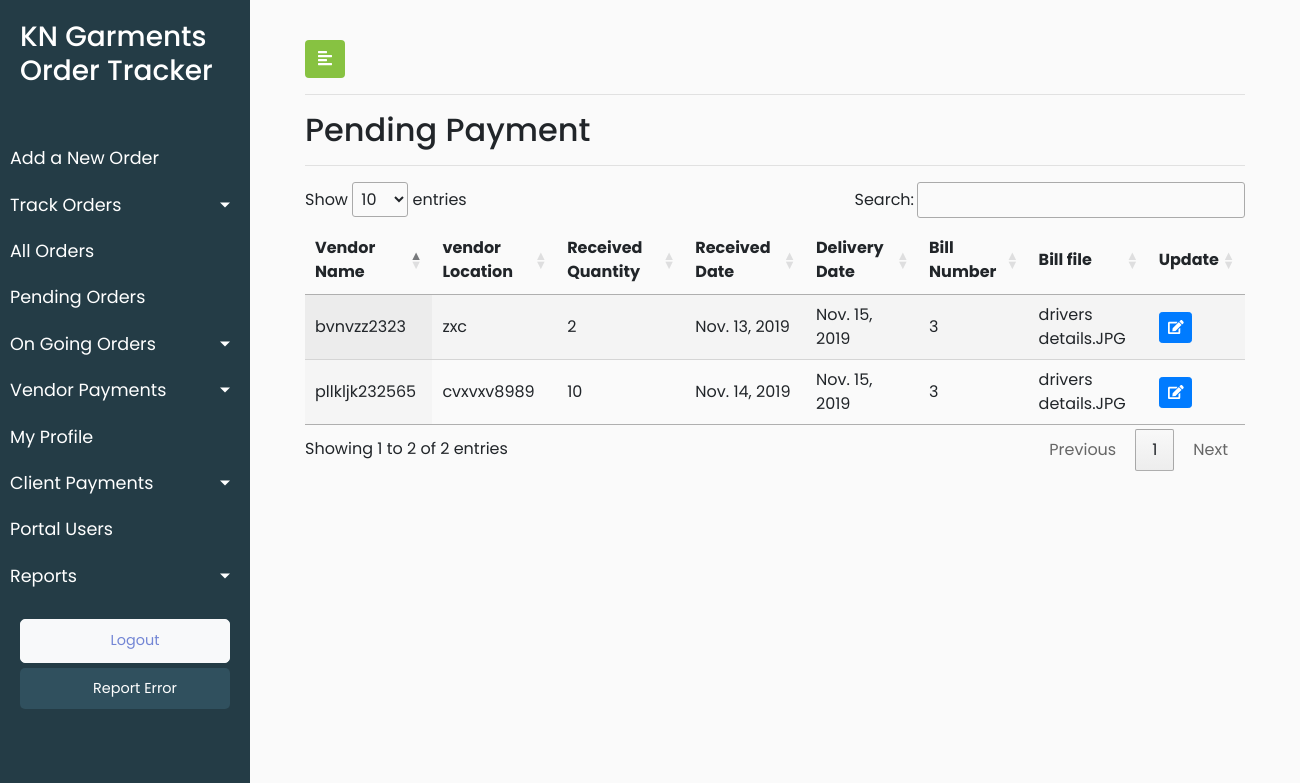
The app's page /payment_pending/ (signed in), older data.
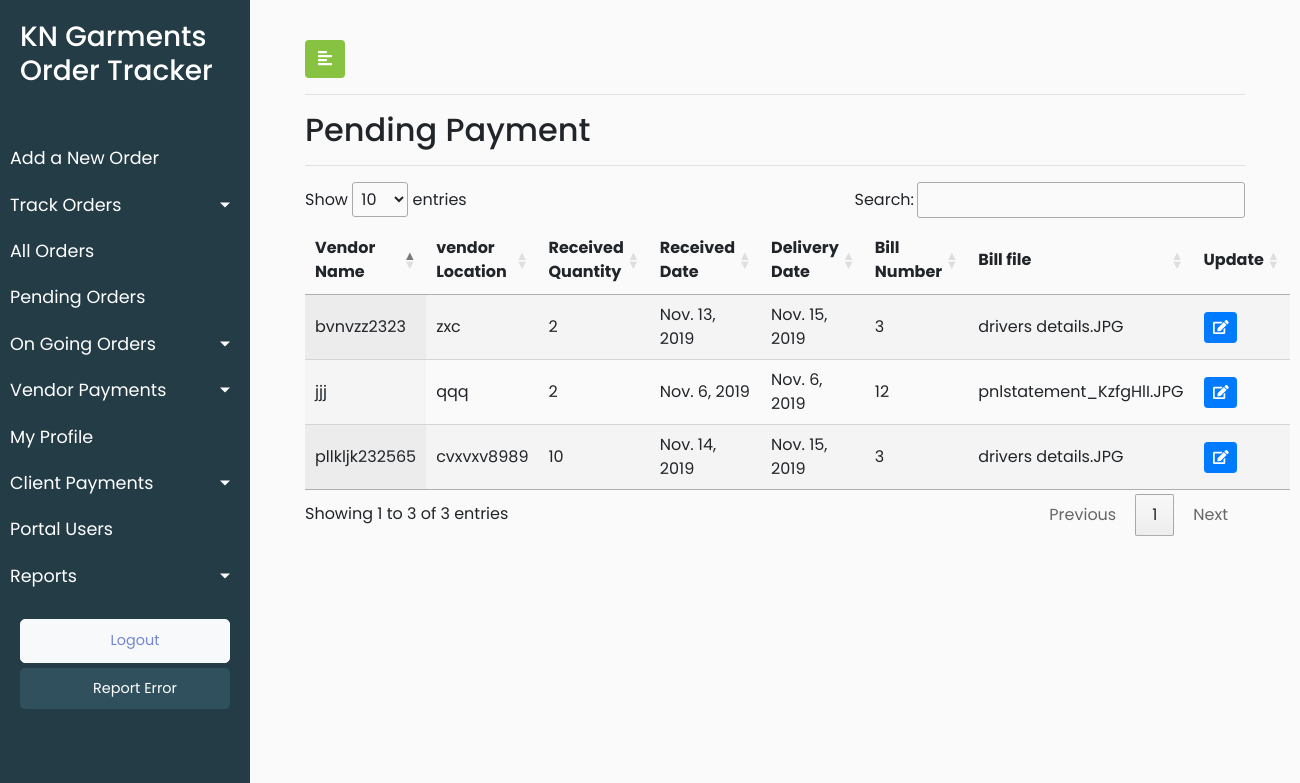
The same page, newer data.
### KNGarment_Order_TrackPro_App/models.py (models this page shows, shortened)
class Process(models.Model):
    Paid = 1
    Pending = 2
    PAYMENT_STATUS=((Paid,'Paid'), (Pending,'Pending'))
    process_vendor_name = models.CharField(max_length=920,blank=True)
    process_vendor_location = models.CharField(max_length=920,blank=True)
    process_received_quantity = models.IntegerField(blank=True,null=True)
    process_received_date = models.DateField(default=timezone.now)
    process_delivery_date = models.DateField(default=timezone.now)
    process_bill_number = models.IntegerField(blank=True,default=0)
    process_bill_file = models.FileField(blank=True)
    process_payment_status = models.PositiveSmallIntegerField(choices=PAYMENT_STATUS,default=Pending,blank=True)
    process_date_of_entry = models.DateTimeField(default=timezone.now)
    process_vendor_id = models.ForeignKey(Vendor, on_delete = models.CASCADE,blank=True)
    process_order_id = models.ForeignKey(Orders, on_delete=models.CASCADE,blank=True)
    objects = InheritanceManager()
    class Meta:
        verbose_name_plural = "Process List"
        verbose_name = "Process"

### KNGarment_Order_TrackPro_App/views.py (the view)
# urls.py: path('payment_pending/', views.payment_pending, name = 'payment_pending'),
@login_required(login_url='/user_login')
def payment_pending(request):
    user_role = request.user.user_role
    process_objects = Process.objects.all().filter(process_payment_status=2)
    data = {'processes':process_objects,'user_role':user_role}
    return render(request,'KNGarment_Order_TrackPro_App/pending_order.html',data)

### KNGarment_Order_TrackPro_App/templates/KNGarment_Order_TrackPro_App/pending_order.html (shortened to what this page needs)
{% extends 'KNGarment_Order_TrackPro_App/base.html' %}
{% load static %}
{% block stylesheets %}
<link rel="stylesheet" href="//cdn.datatables.net/1.10.19/css/jquery.dataTables.min.css">
{% endblock stylesheets %}
{% block content %}
        <div id="content">
            <div class="container-fluid">
                <button type="button" id="sidebarCollapse" class="btn" style="background-color: #87c241;color: white">
                    <i class="fas fa-align-left"></i>
                </button>
                <hr>
                <h2>Pending Payment</h2>
                <hr>
                <div>
                    <table id="test_table" class="display" style="width:100%">
                        <thead>
                            <tr>
                                <th>Vendor Name</th>
                                <th>vendor Location</th>
                                <th>Received Quantity</th>
                                <th>Received Date</th>
                                <th>Delivery Date</th>
                                <th>Bill Number</th>
                                <th>Bill file</th>
                                <th>Update</th>
                            </tr>
                        </thead>
                        <tbody>
                            {% for process in processes %}
                            <tr>
                                <td>{{process.process_vendor_name}}</td>
                                <td>{{process.process_vendor_location}}</td>
                                <td>{{process.process_received_quantity}}</td>
                                <td>{{process.process_received_date}}</td>
                                <td>{{process.process_delivery_date}}</td>
                                <td>{{process.process_bill_number}}</td>
                                <td>{{process.process_bill_file}}</td>
                                <td>
                            <button type="button" class="update-order btn btn-sm btn-primary" data-id="{% url 'KNGarment_Order_TrackPro_App:pending_order_update' pk=process.pk  %}">
                                <span class="fa fa-edit"></span>
                            </button>
                        </td>
                            </tr>
                            {% endfor %}
                        </tbody>
                    </table>
                </div>
            </div>
        </div>
{% endblock content %}

Row changes from the older to the newer data that the page shows:
added Process: process_vendor_name "jjj", process_vendor_location "qqq", process_received_quantity "2", process_received_date "Nov. 6, 2019", process_delivery_date "Nov. 6, 2019", process_bill_number "12", process_bill_file "pnlstatement_KzfgHlI.JPG"
Text that changed along with them:
text written by a page script: "Show entries Search: Showing 1 to 2 of 2 entries Previous 1 Next" → "Show entries Search: Showing 1 to 3 of 3 entries Previous 1 Next"
